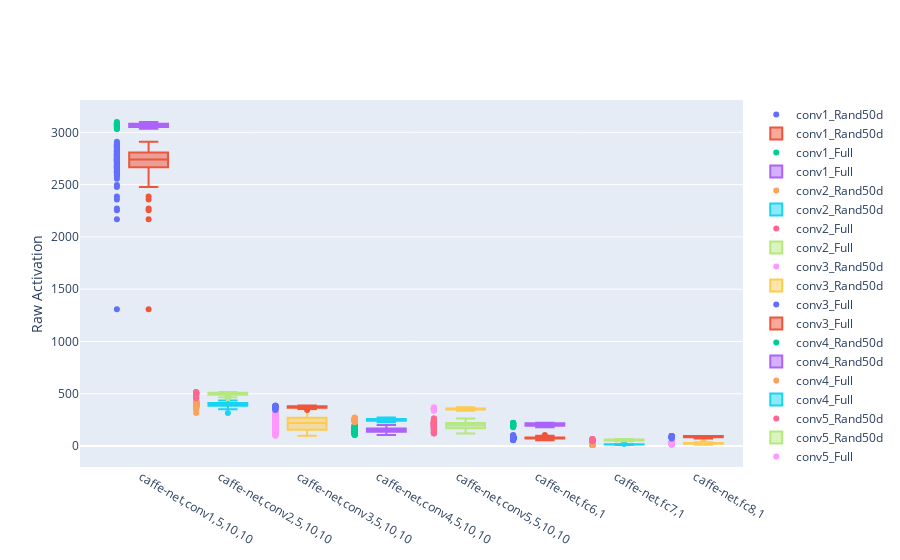

Notebook code cell kept with this figure:
### Code cell
layout = go.Layout(
    xaxis = go.layout.XAxis(
        tickmode = 'array',
        tickvals = 0.3+np.arange(len(layer_names)),
        ticktext = unit_arr#layer_names
    ), 
    yaxis=go.layout.YAxis(
        title=go.layout.yaxis.Title(text="Raw Activation",))
)
fig2 = go.Figure(
    layout = layout
)
for i, unit in enumerate(unit_arr):
    best_scores = np.load(join(basedir, "%s_%s_%d" % (unit[0], unit[1], unit[2]), "best_scores.npy"))
    fig2.add_scatter(
        x=[i]*best_scores.shape[0],
        y=best_scores.mean(axis=1),
        mode='markers', name=layer_names[i]+"_Rand50d", #showlegend=True
    )
    fig2.add_box(
        x0=i+0.4, y=best_scores.mean(axis=1),
        name=layer_names[i]+"_Rand50d", #showlegend=True
    )
    
    best_scores = np.load(join(basedir, "%s_%s_%d_full" % (unit[0], unit[1], unit[2]), "best_scores.npy"))
    fig2.add_scatter(
        x=[i]*best_scores.shape[0],
        y=best_scores.mean(axis=1),
        mode='markers', name=layer_names[i]+"_Full", #showlegend=True
    )
    fig2.add_box(
        x0=i+0.4, y=best_scores.mean(axis=1),
        name=layer_names[i]+"_Full", #showlegend=True
    )

fig2.show()
